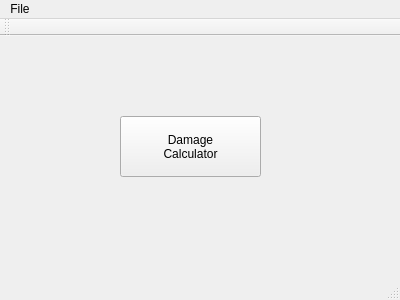
<?xml version="1.0" encoding="UTF-8"?>
<ui version="4.0">
 <class>MainWindow</class>
 <widget class="QMainWindow" name="MainWindow">
  <property name="geometry">
   <rect>
    <x>0</x>
    <y>0</y>
    <width>400</width>
    <height>300</height>
   </rect>
  </property>
  <property name="windowTitle">
   <string>MainWindow</string>
  </property>
  <widget class="QWidget" name="centralWidget">
   <widget class="QPushButton" name="damage_calculator_button">
    <property name="geometry">
     <rect>
      <x>120</x>
      <y>80</y>
      <width>141</width>
      <height>61</height>
     </rect>
    </property>
    <property name="text">
     <string>Damage 
Calculator</string>
    </property>
   </widget>
  </widget>
  <widget class="QMenuBar" name="menuBar">
   <property name="geometry">
    <rect>
     <x>0</x>
     <y>0</y>
     <width>400</width>
     <height>25</height>
    </rect>
   </property>
   <widget class="QMenu" name="menuFile">
    <property name="title">
     <string>File</string>
    </property>
   </widget>
   <addaction name="menuFile"/>
  </widget>
  <widget class="QToolBar" name="mainToolBar">
   <attribute name="toolBarArea">
    <enum>TopToolBarArea</enum>
   </attribute>
   <attribute name="toolBarBreak">
    <bool>false</bool>
   </attribute>
  </widget>
  <widget class="QStatusBar" name="statusBar"/>
  <action name="action_open_damage_calculator">
   <property name="text">
    <string>open_damage_calculator</string>
   </property>
  </action>
 </widget>
 <layoutdefault spacing="6" margin="11"/>
 <resources/>
 <connections/>
</ui>
